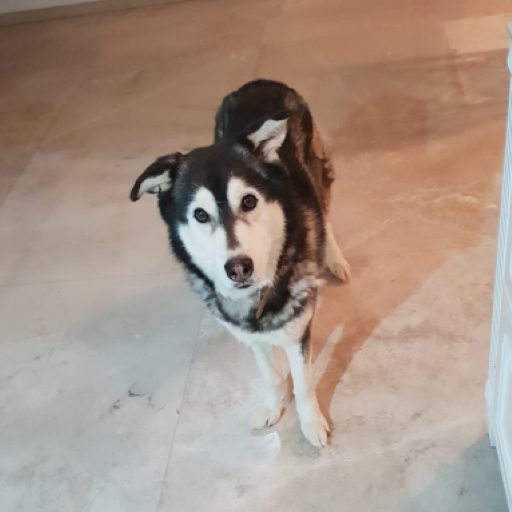
#> input picture Resources/Sky.png, 512 x 512 px
$ python chap1_read_image_video_webcam.py
#> lines starting #> are read from the running program, lines starting #| are printed output that depends on the picture
# importing the computer vision package
import cv2

# if we succeeded to import the package, it will be printed -
print("Package Imported")


# ****************************** Reading an image and displaying it ******************************

# declaring the variable in which we will store the image
# 'imread' - function for reading the images
# the argument we supply to this function is the path to the image
img1 = cv2.imread("Resources/Sky.png")
#> img1 is the input picture: shape (512, 512, 3); mean B, G, R 133.2, 146.2, 164.8

# 'imshow' - function for displaying the images
# two arguments - first one is the name of the window, second is the image we want to display
cv2.imshow("Output", img1)

# we need to add a delay so that the image would not close immediately.
# if we insert '0' as an argument, the delay will be infinite,
# if we insert a value it indicates the delay in milliseconds (1000 = 1 second)
cv2.waitKey(0)

cv2.destroyAllWindows()

# ****************************** Reading a video and displaying it ******************************

# creating a VideoCapture object (importing the video to an object)
# the argument we put is the path of the video
cap = cv2.VideoCapture("Resources/sky_video1.mp4")

# a video is a sequence of images, so we need a while loop that will go over each frame one by one and display it.
while True:
    # save the current image in the img variable and inform if it was done successfully
    # success is a boolean variable - True/False
    success, img = cap.read()
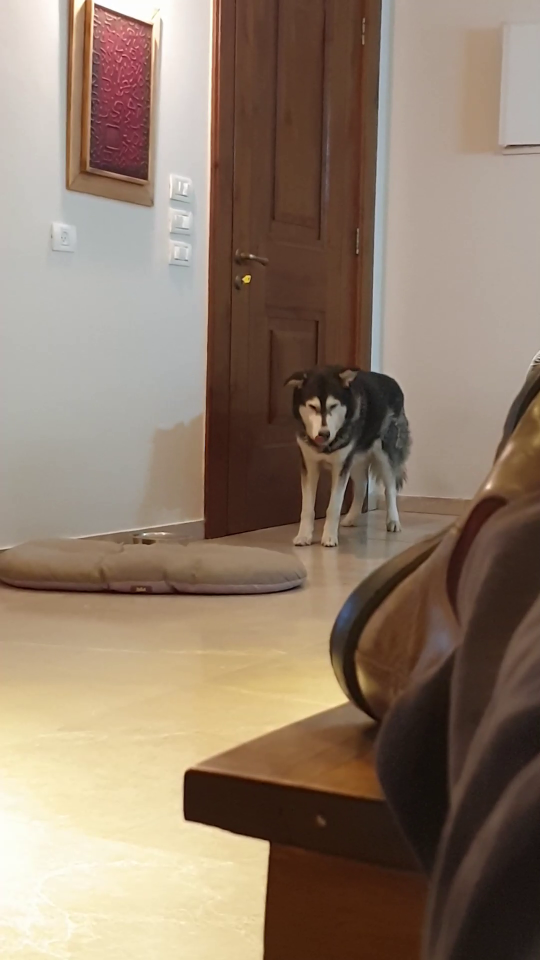
#> input picture frame 10 of Resources/Sky_video1.mp4, 1080 x 1920 px (shown at 1/2 size)
#> img is the input picture: shape (1920, 1080, 3); mean B, G, R 107.5, 124.8, 144

    # resizing the images in the video to make it smaller
    # arguments: 1. the input image we want to resize.
    # 2. specifies the dimensions of the output image,
    # 'None' means that the function calculates the output dimensions based on fx, fy
    # 3. fx - the scaling factor for the width, fy - the scaling factor for height
    frame = cv2.resize(img, None, fx=0.5, fy=0.5)
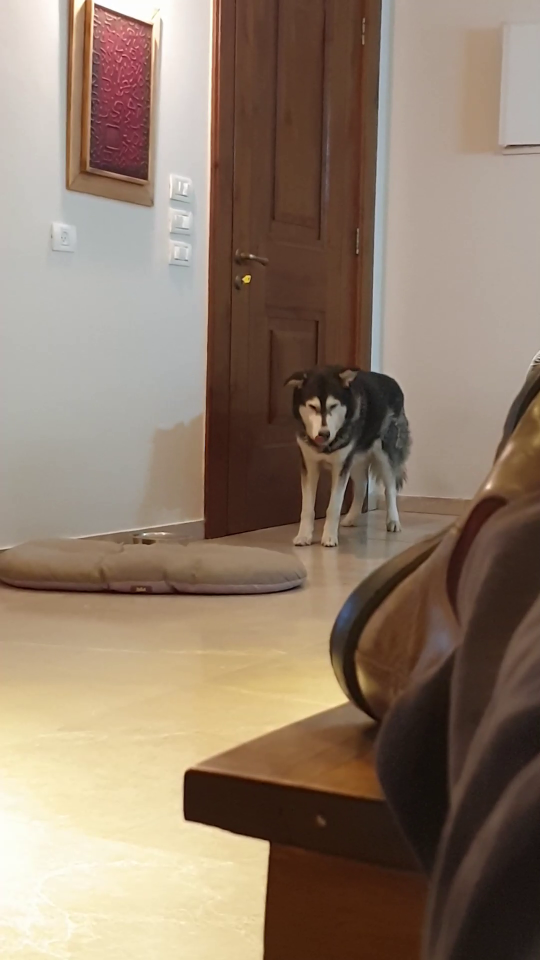
#> frame: shape (960, 540, 3); mean B, G, R 107.6, 125, 144.1

    # show the result
    cv2.imshow("Video", frame)

    # adding a delay that waits for the keyboard press 'q' if we want to break out of the loop
    if cv2.waitKey(1) & 0xFF == ord('q'):
#> (key q is pressed here)
        break

# ****************************** Reading a webcam and displaying it ******************************

# creating a VideoCapture object (importing the video to an object)
# the argument we put is the ID of our camera, '0' = use the default camera
webcam_cap = cv2.VideoCapture(0)

# setting parameters to the capture object
# first parameter - ID number 3 = width
webcam_cap.set(3, 640)
# first parameter - ID number 4 = height
webcam_cap.set(4, 480)
# set the brightness level - ID number 10
webcam_cap.set(10, 100)

# a video is a sequence of images, so we need a while loop that will go over each frame one by one and display it.
while True:
    # save the current image in the img variable and inform if it was done successfully
    # (success is a boolean variable - True/False
    success, img = webcam_cap.read()

    # show the result
    cv2.imshow("Video", img)

    # adding a delay that waits for the keyboard press 'q' if we want to break out of the loop
    if cv2.waitKey(1) & 0xFF == ord('q'):
#> (key q is pressed here)
        break
